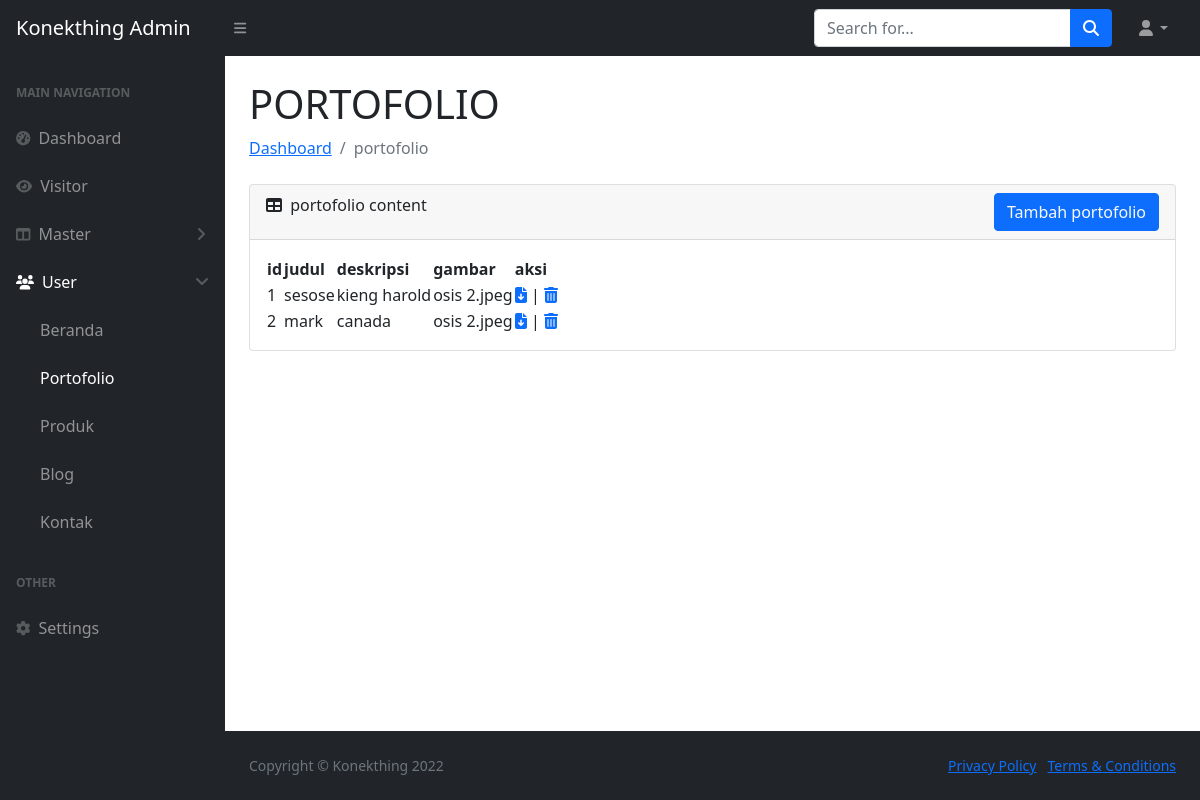
/index.php/portofolio, run on the app's committed database.
### tables this page shows
CREATE TABLE `portofolio` (
  `id` int(250) NOT NULL,
  `judul` varchar(25) NOT NULL,
  `deskripsi` text NOT NULL,
  `gambar` varchar(25) NOT NULL
);

### application/controllers/portofolio.php (called while the page is built, shortened)
<?php
class portofolio extends CI_Controller
{
    public function __construct()
    {
        $this->load->model('model_portofolio');
    }
    public function index()
    {
        $p = $this->model_portofolio->getDataportofolio();
        $DATA = array('queryAllPrdk' => $p);
        $title['title'] = 'Portofolio - Konekthing Admin';
        $this->load->view('header', $title);
        $this->load->view('admin/user/portofolio/portofolio', $DATA);
        $this->load->view('footer');
    }
}

### index.php (called while the page is built, shortened)
<?php
require_once BASEPATH.'core/CodeIgniter.php';

### application/models/model_portofolio.php (called while the page is built, shortened)
<?php
class model_Portofolio extends CI_Model
{
    function getDataportofolio()
    {
        $query = $this->db->get('portofolio');
        return $query->result();
    }
}

### application/views/admin/user/portofolio/portofolio.php (the view, shortened to what this page needs)
<div id="layoutSidenav_content">
            <main>
                <div class="container-fluid px-4">
            <h1 class="mt-4">PORTOFOLIO</h1>
            <ol class="breadcrumb mb-4">
                <li class="breadcrumb-item"><a href="<?= base_url('dashboard') ?>">Dashboard</a></li>
                <li class="breadcrumb-item active">portofolio</li>
            </ol>
                    <div class="card mb-4">
                        <div class="card-header">
                            <i class="fas fa-table me-1"></i>
                            portofolio content <a href="<?= base_url('portofolio/tambah_portofolio') ?>" class="btn btn-primary text-light" style="float: right;">Tambah portofolio</a>
                        </div>
                        <div class="card-body">
                            <table id="datatablesSimple">
                                <thead>
                                    <tr>
                                        <th>id</th>
                                        <th>judul</th>
                                        <th>deskripsi</th>
                                        <th>gambar</th>
                                        <th>aksi</th>
                                    </tr>
                                </thead>
                                <tbody>
                    <?php
                    $count = 0;
                    foreach ($queryAllPrdk as $row) {
                        $count = $count + 1;
                    ?>
                        <tr>
                            <td><?= $count ?></td>
                            <td><?php echo $row->judul; ?></td>
                            <td><?php echo $row->deskripsi; ?></td>
                            <td><?php echo $row->gambar; ?></td>
                            <td><a href="<?= base_url('portofolio/edit_portofolio/').$row->id?>"><i class="fa-solid fa-file-arrow-down"></i></a> | <a href="<?= base_url('portofolio/fungsi_hapus/').$row->id?>"><i class="fa-solid fa-trash-can"></i></a></td>
                        </tr>
                    <?php
                    }
                    ?>
                                </tbody>
                            </table>
                        </div>
                    </div>
                </div>
            </main>

### data on the page
portofolio: judul "sesose", deskripsi "kieng harold", gambar "osis 2.jpeg"
portofolio: judul "mark", deskripsi "canada", gambar "osis 2.jpeg"
